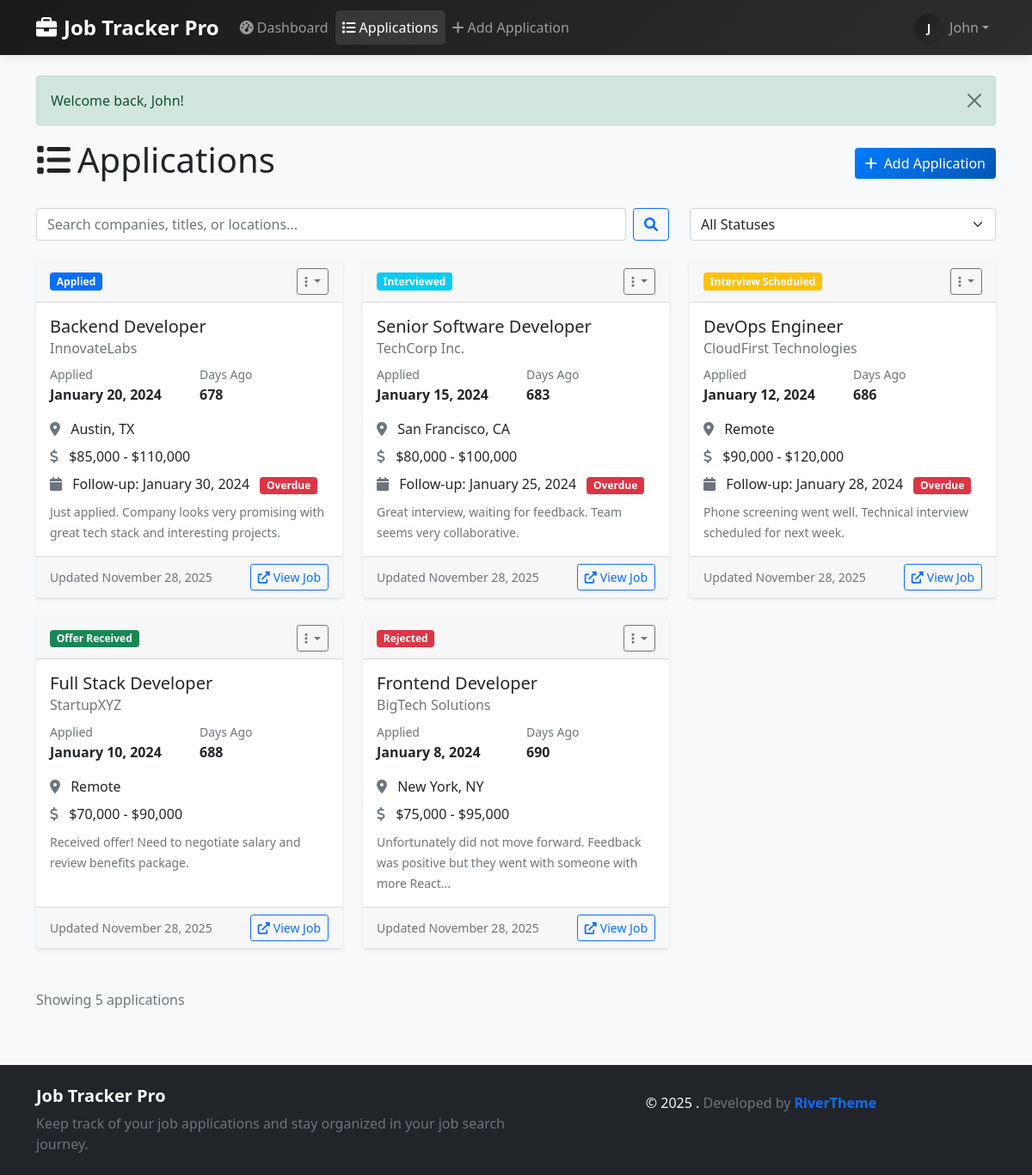
The page /applications.php (signed in) on the database its author committed.
### tables this page shows
CREATE TABLE IF NOT EXISTS users (
    id INT AUTO_INCREMENT PRIMARY KEY,
    username VARCHAR(50) UNIQUE NOT NULL,
    email VARCHAR(100) UNIQUE NOT NULL,
    password_hash VARCHAR(255) NOT NULL,
    first_name VARCHAR(50) NOT NULL,
    last_name VARCHAR(50) NOT NULL,
    created_at TIMESTAMP DEFAULT CURRENT_TIMESTAMP,
    updated_at TIMESTAMP DEFAULT CURRENT_TIMESTAMP ON UPDATE CURRENT_TIMESTAMP
);

CREATE TABLE IF NOT EXISTS job_applications (
    id INT AUTO_INCREMENT PRIMARY KEY,
    user_id INT NOT NULL,
    company_name VARCHAR(200) NOT NULL,
    job_title VARCHAR(200) NOT NULL,
    job_description TEXT,
    application_date DATE NOT NULL,
    status ENUM('applied', 'interview_scheduled', 'interviewed', 'offer_received', 'rejected', 'withdrawn') DEFAULT 'applied',
    salary_range VARCHAR(100),
    job_location VARCHAR(200),
    job_url VARCHAR(500),
    contact_person VARCHAR(100),
    contact_email VARCHAR(100),
    contact_phone VARCHAR(20),
    follow_up_date DATE,
    notes TEXT,
    created_at TIMESTAMP DEFAULT CURRENT_TIMESTAMP,
    updated_at TIMESTAMP DEFAULT CURRENT_TIMESTAMP ON UPDATE CURRENT_TIMESTAMP,
    FOREIGN KEY (user_id) REFERENCES users(id) ON DELETE CASCADE,
    INDEX idx_user_status (user_id, status),
    INDEX idx_application_date (application_date),
    INDEX idx_follow_up_date (follow_up_date)
);

### includes/functions.php (called while the page is built, shortened)
<?php
function isLoggedIn() {
    return isset($_SESSION['user_id']);
}
function getCurrentUserId() {
    return isset($_SESSION['user_id']) ? $_SESSION['user_id'] : null;
}
function getCurrentUser() {
    $userId = getCurrentUserId();
    try {
        $pdo = getDBConnection();
        $stmt = $pdo->prepare("SELECT * FROM users WHERE id = ?");
        $stmt->execute([$userId]);
        $user = $stmt->fetch();
        return $user ?: null;
    } catch (Exception $e) {
        return null;
    }
}
function formatDate($date) {
    return date('F j, Y', strtotime($date));
}
function getFlashMessage() {
    if (isset($_SESSION['flash_message'])) {
        $message = $_SESSION['flash_message'];
        return $message;
    }
    return null;
}
function getStatusBadgeClass($status) {
    switch ($status) {
        case 'applied':
            return 'bg-primary';
        case 'interview_scheduled':
            return 'bg-warning';
        case 'interviewed':
            return 'bg-info';
        case 'offer_received':
            return 'bg-success';
        case 'rejected':
            return 'bg-danger';
    }
}
function getStatusDisplayName($status) {
    switch ($status) {
        case 'applied':
            return 'Applied';
        case 'interview_scheduled':
            return 'Interview Scheduled';
        case 'interviewed':
            return 'Interviewed';
        case 'offer_received':
            return 'Offer Received';
        case 'rejected':
            return 'Rejected';
    }
}
function getUserApplications($userId, $status = null, $limit = null) {
    $pdo = getDBConnection();
    $sql = "SELECT * FROM job_applications WHERE user_id = ?";
    $params = [$userId];
    $sql .= " ORDER BY application_date DESC";
    $stmt = $pdo->prepare($sql);
    $stmt->execute($params);
    return $stmt->fetchAll();
}
function truncateText($text, $length = 100, $suffix = '...') {
    if (strlen($text) <= $length) {
        return $text;
    }
    return substr($text, 0, $length) . $suffix;
}
function daysSinceApplication($applicationDate) {
    $date1 = new DateTime($applicationDate);
    $date2 = new DateTime();
    $diff = $date2->diff($date1);
    return $diff->days;
}
function isFollowUpOverdue($followUpDate) {
    return strtotime($followUpDate) < strtotime('today');
}
?>

### applications.php (the view, shortened to what this page needs)
<?php
require_once 'includes/header.php';
$userId = getCurrentUserId();
$statusFilter = $_GET['status'] ?? null;
$searchQuery = $_GET['search'] ?? '';
$applications = getUserApplications($userId, $statusFilter);
?>
<div class="container">
    <div class="row">
        <div class="col-12">
            <div class="d-flex justify-content-between align-items-center mb-4">
                <h1>
                    <i class="fas fa-list me-2"></i>Applications
                </h1>
                <a href="add_application.php" class="btn btn-primary">
                    <i class="fas fa-plus me-2"></i>Add Application
                </a>
            </div>
        </div>
    </div>
    <div class="row mb-4">
        <div class="col-md-8">
            <form method="GET" action="" class="d-flex gap-2">
                <input type="text" class="form-control" name="search" placeholder="Search companies, titles, or locations..." value="<?php echo htmlspecialchars($searchQuery); ?>">
                <button type="submit" class="btn btn-outline-primary">
                    <i class="fas fa-search"></i>
                </button>
            </form>
        </div>
        <div class="col-md-4">
            <select class="form-select" onchange="window.location.href='applications.php?status=' + this.value + '&search=<?php echo urlencode($searchQuery); ?>'">
                <option value="">All Statuses</option>
            </select>
        </div>
    </div>
    <?php if (empty($applications)): ?>
    <div class="row">
        <div class="col-12">
            <div class="text-center py-5">
                <i class="fas fa-inbox fa-3x text-muted mb-3"></i>
                <h4 class="text-muted">No applications found</h4>
                <p class="text-muted">
                    <?php if (!empty($searchQuery) || !empty($statusFilter)): ?>
                        Try adjusting your search criteria or
                    <?php endif; ?>
                    <a href="add_application.php">add your first application</a>
                </p>
            </div>
        </div>
    </div>
    <?php else: ?>
    <div class="row">
        <?php foreach ($applications as $app): ?>
        <div class="col-lg-6 col-xl-4 mb-4">
            <div class="card h-100">
                <div class="card-header d-flex justify-content-between align-items-center">
                    <span class="badge <?php echo getStatusBadgeClass($app['status']); ?>">
                        <?php echo getStatusDisplayName($app['status']); ?>
                    </span>
                    <div class="dropdown">
                        <button class="btn btn-sm btn-outline-secondary dropdown-toggle" type="button" data-bs-toggle="dropdown">
                            <i class="fas fa-ellipsis-v"></i>
                        </button>
                    </div>
                </div>
                <div class="card-body">
                    <h5 class="card-title"><?php echo htmlspecialchars($app['job_title']); ?></h5>
                    <h6 class="card-subtitle mb-2 text-muted"><?php echo htmlspecialchars($app['company_name']); ?></h6>
                    <div class="row mb-3">
                        <div class="col-6">
                            <small class="text-muted">Applied</small><br>
                            <strong><?php echo formatDate($app['application_date']); ?></strong>
                        </div>
                        <div class="col-6">
                            <small class="text-muted">Days Ago</small><br>
                            <strong><?php echo daysSinceApplication($app['application_date']); ?></strong>
                        </div>
                    </div>
                    <?php if ($app['job_location']): ?>
                    <p class="card-text mb-2">
                        <i class="fas fa-map-marker-alt text-muted me-2"></i>
                        <?php echo htmlspecialchars($app['job_location']); ?>
                    </p>
                    <?php endif; ?>
                    <?php if ($app['salary_range']): ?>
                    <p class="card-text mb-2">
                        <i class="fas fa-dollar-sign text-muted me-2"></i>
                        <?php echo htmlspecialchars($app['salary_range']); ?>
                    </p>
                    <?php endif; ?>
                    <?php if ($app['follow_up_date']): ?>
                    <p class="card-text mb-2">
                        <i class="fas fa-calendar text-muted me-2"></i>
                        Follow-up: <?php echo formatDate($app['follow_up_date']); ?>
                        <?php if (isFollowUpOverdue($app['follow_up_date'])): ?>
                        <span class="badge bg-danger ms-2">Overdue</span>
                        <?php endif; ?>
                    </p>
                    <?php endif; ?>
                    <?php if ($app['notes']): ?>
                    <p class="card-text">
                        <small class="text-muted"><?php echo truncateText($app['notes'], 100); ?></small>
                    </p>
                    <?php endif; ?>
                </div>
                <div class="card-footer">
                    <div class="d-flex justify-content-between align-items-center">
                        <small class="text-muted">
                            Updated <?php echo formatDate($app['updated_at']); ?>
                        </small>
                        <?php if ($app['job_url']): ?>
                        <a href="<?php echo htmlspecialchars($app['job_url']); ?>" target="_blank" class="btn btn-sm btn-outline-primary">
                            <i class="fas fa-external-link-alt me-1"></i>View Job
                        </a>
                        <?php endif; ?>
                    </div>
                </div>
            </div>
        </div>
        <?php endforeach; ?>
    </div>
    <div class="row mt-4">
        <div class="col-12">
            <p class="text-muted">
                Showing <?php echo count($applications); ?> application<?php echo count($applications) != 1 ? 's' : ''; ?>
            </p>
        </div>
    </div>
    <?php endif; ?>
</div>
<?php require_once 'includes/footer.php'; ?>

### includes/header.php (shortened to what this page needs)
<?php
require_once 'includes/functions.php';
?>
<!DOCTYPE html>
<html lang="en">
<head>
    <link href="https://cdn.jsdelivr.net/npm/bootstrap@5.1.3/dist/css/bootstrap.min.css" rel="stylesheet">
    <link href="https://cdnjs.cloudflare.com/ajax/libs/font-awesome/6.0.0/css/all.min.css" rel="stylesheet">
    <link href="assets/css/style.css" rel="stylesheet">
</head>
<body>
    <nav class="navbar navbar-expand-lg navbar-dark" style="background: linear-gradient(135deg, #1a1a1a 0%, #2d2d2d 100%); box-shadow: 0 2px 10px rgba(0,0,0,0.1);">
        <div class="container">
            <a class="navbar-brand fw-bold" href="index.php">
                <i class="fas fa-briefcase me-2"></i>Job Tracker Pro
            </a>
            <div class="collapse navbar-collapse" id="navbarNav">
                <ul class="navbar-nav me-auto">
                    <?php if (isLoggedIn()): ?>
                        <li class="nav-item">
                            <a class="nav-link <?php echo basename($_SERVER['PHP_SELF']) == 'dashboard.php' ? 'active' : ''; ?>" href="dashboard.php" style="font-weight: 500; transition: all 0.3s ease;">
                                <i class="fas fa-tachometer-alt me-1"></i>Dashboard
                            </a>
                        </li>
                        <li class="nav-item">
                            <a class="nav-link <?php echo basename($_SERVER['PHP_SELF']) == 'applications.php' ? 'active' : ''; ?>" href="applications.php" style="font-weight: 500; transition: all 0.3s ease;">
                                <i class="fas fa-list me-1"></i>Applications
                            </a>
                        </li>
                        <li class="nav-item">
                            <a class="nav-link <?php echo basename($_SERVER['PHP_SELF']) == 'add_application.php' ? 'active' : ''; ?>" href="add_application.php" style="font-weight: 500; transition: all 0.3s ease;">
                                <i class="fas fa-plus me-1"></i>Add Application
                            </a>
                        </li>
                    <?php endif; ?>
                </ul>
                <ul class="navbar-nav">
                    <?php if (isLoggedIn()): ?>
                        <?php $user = getCurrentUser(); ?>
                        <?php if ($user): ?>
                        <li class="nav-item dropdown">
                            <a class="nav-link dropdown-toggle d-flex align-items-center" href="#" id="navbarDropdown" role="button" data-bs-toggle="dropdown" aria-expanded="false">
                                <div style="width: 32px; height: 32px; border-radius: 50%; background: linear-gradient(135deg, #1a1a1a 0%, #2d2d2d 100%); display: flex; align-items: center; justify-content: center; box-shadow: 0 2px 4px rgba(0,0,0,0.2); margin-right: 8px;">
                                    <span style="color: white; font-weight: bold; font-size: 14px; text-transform: uppercase;"><?php echo strtoupper(substr($user['first_name'], 0, 1)); ?></span>
                                </div>
                                <span><?php echo htmlspecialchars($user['first_name']); ?></span>
                            </a>
                        </li>
                        <?php endif; ?>
                    <?php endif; ?>
                </ul>
            </div>
        </div>
    </nav>
    <main class="container-fluid mt-4">
        <?php
        $flashMessage = getFlashMessage();
        if ($flashMessage):
        ?>
        <div class="container">
            <div class="alert alert-<?php echo $flashMessage['type'] == 'error' ? 'danger' : $flashMessage['type']; ?> alert-dismissible fade show" role="alert">
                <?php echo htmlspecialchars($flashMessage['message']); ?>
                <button type="button" class="btn-close" data-bs-dismiss="alert"></button>
            </div>
        </div>
        <?php endif; ?>

### assets/css/style.css (style rules this page uses)
body { background-color: #f8f9fa; min-height: 100vh; display: flex; flex-direction: column; }
.navbar { box-shadow: 0 2px 10px rgba(0,0,0,0.1); }
.navbar-brand { font-weight: bold; font-size: 1.5rem; }
.nav-link { font-weight: 500; transition: all 0.3s ease; }
.nav-link.active { background-color: rgba(255,255,255,0.1) !important; border-radius: 5px; }
main { flex: 1; }
.navbar-brand { font-weight: bold; }
.card { transition: transform 0.2s ease-in-out, box-shadow 0.2s ease-in-out; border: none; box-shadow: 0 2px 4px rgba(0,0,0,0.1); }
.btn-primary { background: linear-gradient(135deg, #007bff 0%, #0056b3 100%); border: none; }

### rows shown on the page
users: first_name "J", first_name "John"
job_applications: status "Applied", job_title "Backend Developer", company_name "InnovateLabs", application_date "January 20, 2024", application_date "678", job_location "Austin, TX", salary_range "$85,000 - $110,000", follow_up_date "January 30, 2024", shows "Overdue", notes "Just applied. Company looks very promising with great tech stack and interesting projects.", updated_at "November 28, 2025"
job_applications: status "Interviewed", job_title "Senior Software Developer", company_name "TechCorp Inc.", application_date "January 15, 2024", application_date "683", job_location "San Francisco, CA", salary_range "$80,000 - $100,000", follow_up_date "January 25, 2024", shows "Overdue", notes "Great interview, waiting for feedback. Team seems very collaborative.", updated_at "November 28, 2025"
job_applications: status "Interview Scheduled", job_title "DevOps Engineer", company_name "CloudFirst Technologies", application_date "January 12, 2024", application_date "686", job_location "Remote", salary_range "$90,000 - $120,000", follow_up_date "January 28, 2024", shows "Overdue", notes "Phone screening went well. Technical interview scheduled for next week.", updated_at "November 28, 2025"
job_applications: status "Offer Received", job_title "Full Stack Developer", company_name "StartupXYZ", application_date "January 10, 2024", application_date "688", job_location "Remote", salary_range "$70,000 - $90,000", notes "Received offer! Need to negotiate salary and review benefits package.", updated_at "November 28, 2025"
job_applications: status "Rejected", job_title "Frontend Developer", company_name "BigTech Solutions", application_date "January 8, 2024", application_date "690", job_location "New York, NY", salary_range "$75,000 - $95,000", notes "Unfortunately did not move forward. Feedback was positive but they went with someone with more React...", updated_at "November 28, 2025"

### other values the page prints
$flashMessage['message'] "Welcome back, John!"
count($applications) "5"
